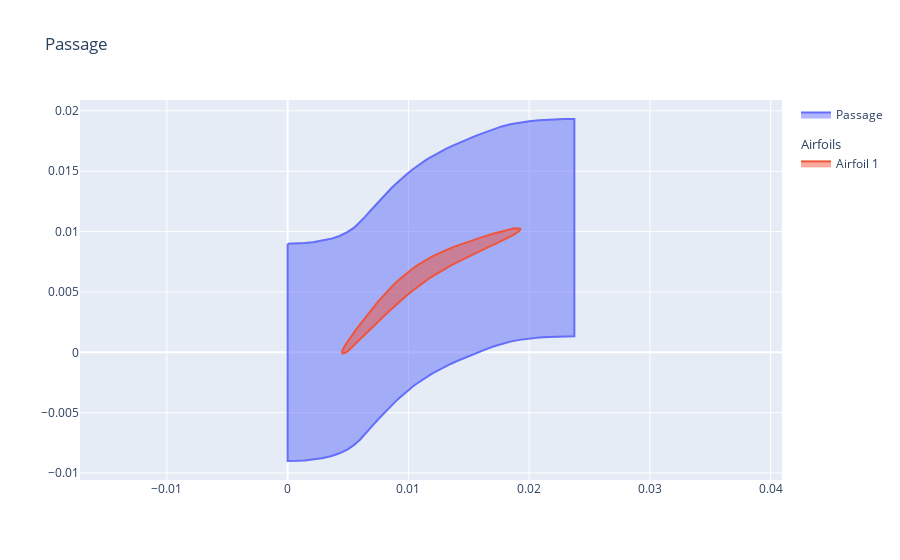
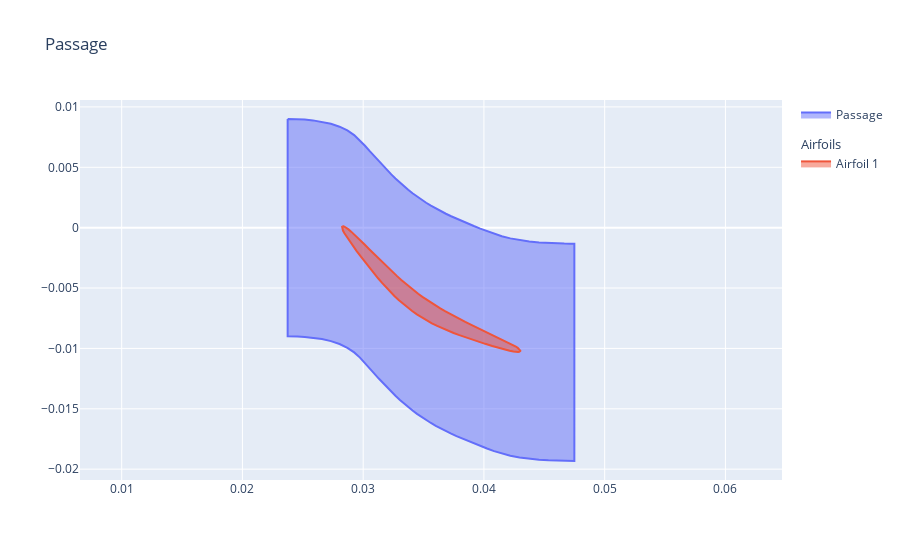

Notebook code cell kept with these figures, in order:
### Markdown cell above
# Turbo Stage Example
![Axial Turbine](../assets/axial_turb.png)

### Code cell
import numpy as np
from parafoil import TurboRowPassage, TurboStagePassage, TurboMeshParameters
from ezmesh import visualize_mesh
from parafoil import CamberThicknessAirfoil

rotor_airfoil = CamberThicknessAirfoil(
    inlet_angle=np.radians(50),
    outlet_angle=np.radians(20),
    upper_thick_prop=[0.015, 0.05, 0.05  , 0.015],
    lower_thick_prop=[0.015, 0.05, 0.05, 0.015],
    leading_prop=0.5,
    trailing_prop=0.5,
    chord_length=0.018,
)

stator_airfoil = CamberThicknessAirfoil(
    inlet_angle=np.radians(-50),
    outlet_angle=np.radians(-20),
    upper_thick_prop=[0.015, 0.05, 0.05  , 0.015],
    lower_thick_prop=[0.015, 0.05, 0.05, 0.015],
    leading_prop=0.5,
    trailing_prop=0.5,
    chord_length=0.018,
)

# rotor_airfoil = CamberThicknessAirfoil(
#     inlet_angle=np.radians(40.0),
#     outlet_angle=np.radians(-20.0),
#     stagger_angle=np.radians(-30.0),
#     upper_thick_prop=[0.03466205, 0.13864818, 0.13864818, 0.03466205, 0.00693241],
#     lower_thick_prop=[0.03466205, 0.13864818, 0.13864818, 0.03466205, 0.00693241],
#     leading_prop=0.5,
#     trailing_prop=0.5,
#     chord_length=0.0577,
# )

# stator_airfoil = CamberThicknessAirfoil(
#     inlet_angle=np.radians(-40.0),
#     outlet_angle=np.radians(30.0),
#     stagger_angle=np.radians(30.0),
#     upper_thick_prop=[0.03466205, 0.13864818, 0.13864818, 0.03466205, 0.00693241],
#     lower_thick_prop=[0.03466205, 0.13864818, 0.13864818, 0.03466205, 0.00693241],
#     leading_prop=0.5,
#     trailing_prop=0.5,
#     chord_length=0.0577,
# )



axial_turbo_passage = TurboStagePassage(
    inflow_passage=TurboRowPassage(
        airfoil=rotor_airfoil,
        spacing_to_chord=1.0,
        leading_edge_gap_to_chord=0.25,
        trailing_edge_gap_to_chord=0.25,
        type="camber",
        mesh_params=TurboMeshParameters(
            airfoil_label="wall1",
            bottom_label="periodic1",
            top_label="periodic2",
            inlet_label="inflow",
            outlet_label="outmix",
        )
    ),
    outflow_passage=TurboRowPassage(
        airfoil=stator_airfoil,
        spacing_to_chord=1.0,
        leading_edge_gap_to_chord=0.25,
        trailing_edge_gap_to_chord=0.25,
        type="camber",
        mesh_params=TurboMeshParameters(
            airfoil_label="wall2",
            bottom_label="periodic3",
            top_label="periodic4",
            inlet_label="inmix",
            outlet_label="outflow",
        )
    )
)

axial_turbo_passage.inflow_passage.visualize()
axial_turbo_passage.outflow_passage.visualize()

from ezmesh import visualize_mesh, Geometry
with Geometry() as geometry:

    mesh = geometry.generate(axial_turbo_passage.surfaces)
    visualize_mesh(mesh)
